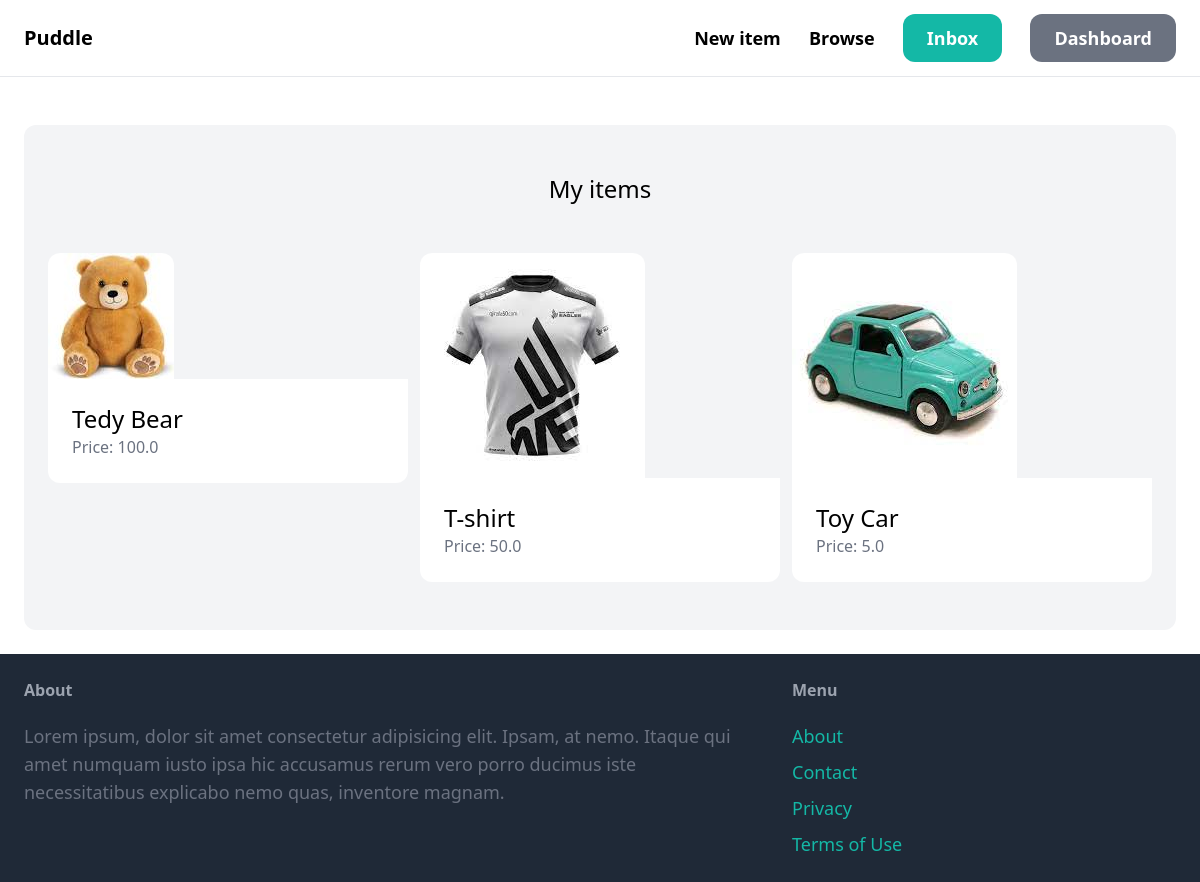
The page /dashboard/ (signed in) on the database its author committed.
### core/models.py (models this page shows, shortened)
class Item(models.Model):
    category=models.ForeignKey(Category,related_name='items',on_delete=models.CASCADE)
    name=models.CharField(max_length=255)
    description=models.TextField(blank=True,null=True)
    price=models.FloatField()
    image=models.ImageField(upload_to='item_images',blank=True,null=True)
    is_sold=models.BooleanField(default=False)
    created_by=models.ForeignKey(User, related_name='items',on_delete=models.CASCADE)
    created_at=models.DateTimeField(auto_now_add=True)

### dashboard/views.py (the view)
# urls.py: path('',views.index,name='index'),
@login_required
def index(request):
    items=Item.objects.filter(created_by=request.user)
    return render(request, 'dashboard/index.html',{
        'items':items,
    })

### dashboard/templates/dashboard/index.html (shortened to what this page needs)
{% extends 'core/base.html' %}
{% block content %}
<div class="mt-6 px-6 py-12 bg-gray-100 rounded-xl">
    <h2 class="mb-12 text-2xl text-center">My items</h2>
    <div class="grid grid-cols-3 gap-3">
        {% for item in items %}
            <div>
                <a href="{% url 'item:detail' item.id %}">
                    <div>
                        <img src="{{ item.image.url }}" class="rounded-t-xl">
                        <div class="p-6 bg-white rounded-b-xl">
                            <h2 class="text-2xl">{{ item.name }}</h2>
                            <p class="text-gray-500">Price: {{ item.price }}</p>
                        </div>
                    </div>
                </a>
            </div>
        {% endfor %}
    </div>
</div>
{% endblock %}

### rows shown on the page
Item: image (picture), name "Tedy Bear", price "100.0"
Item: image (picture), name "T-shirt", price "50.0"
Item: image (picture), name "Toy Car", price "5.0"
